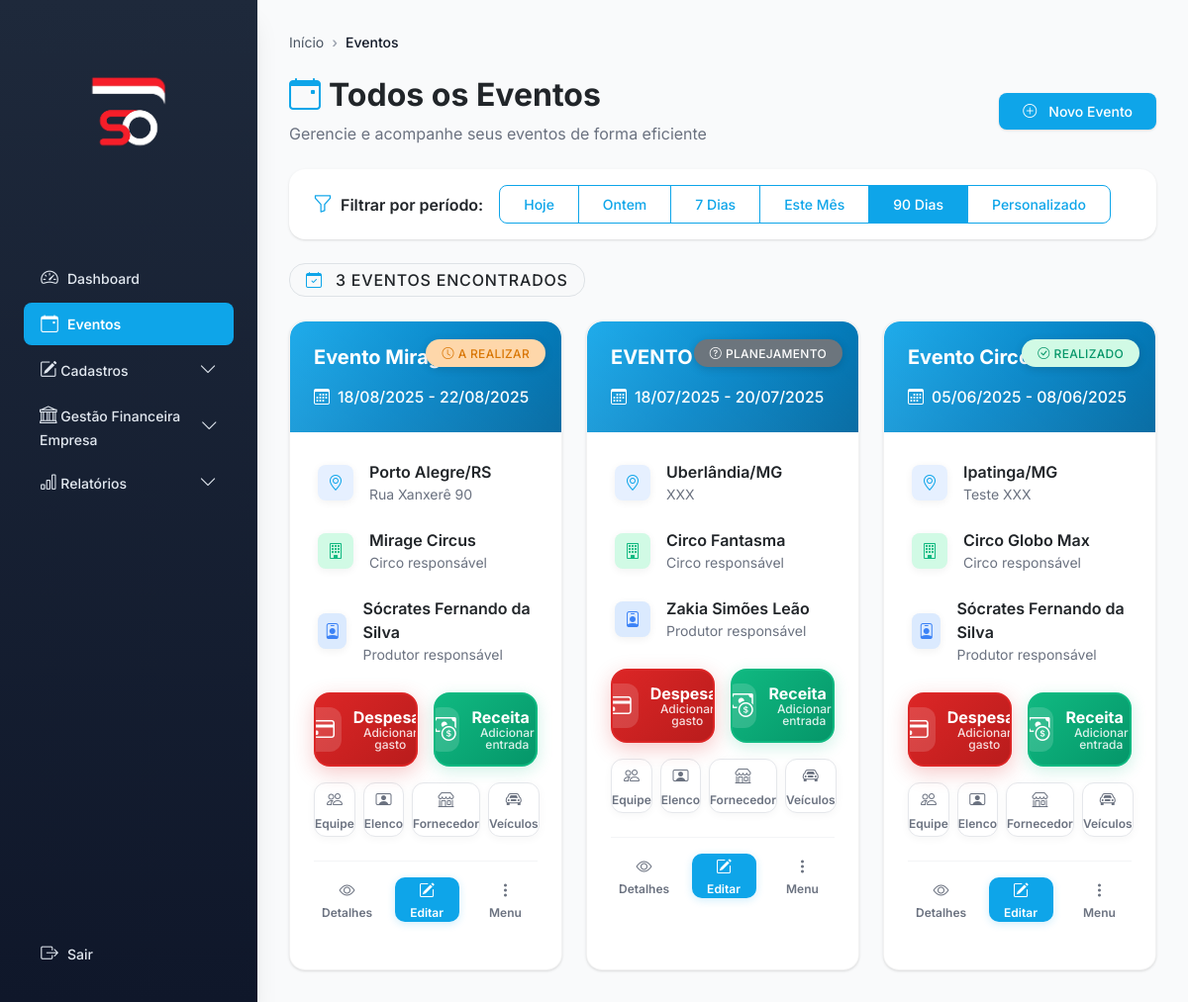
The app's page /eventos (signed in) with its own data.
### models.py (models this page shows, shortened)
class Evento(db.Model):
    __tablename__ = 'evento'
    id_evento = db.Column(db.Integer, primary_key=True)
    nome = db.Column(db.String, nullable=False)
    data_inicio = db.Column(db.Date)
    data_fim = db.Column(db.Date)
    cidade = db.Column(db.String)
    estado = db.Column(db.String)
    endereco = db.Column(db.String)
    id_circo = db.Column(db.Integer, db.ForeignKey('circo.id_circo'))
    id_produtor = db.Column(db.Integer, db.ForeignKey('colaborador.id_colaborador'))
    status = db.Column(db.String, default='planejamento')
    observacoes = db.Column(db.String)
    despesas_evento = db.relationship('DespesaEvento', back_populates='evento', cascade='all, delete-orphan')
    receitas_evento = db.relationship('ReceitaEvento', back_populates='evento', cascade='all, delete-orphan')
    equipes_evento = db.relationship('EquipeEvento', backref='evento_equipe', cascade='all, delete-orphan')
    elencos_evento = db.relationship('ElencoEvento', backref='evento_elenco', cascade='all, delete-orphan')
    fornecedores_evento = db.relationship('FornecedorEvento', backref='evento_fornecedor', cascade='all, delete-orphan')
    veiculos_evento = db.relationship('VeiculoEvento', backref='evento_veiculo', cascade='all, delete-orphan')

class Circo(db.Model):
    __tablename__ = 'circo'
    id_circo = db.Column(db.Integer, primary_key=True)
    nome = db.Column(db.String, nullable=False)
    contato_responsavel = db.Column(db.String)
    telefone_contato = db.Column(db.String)
    observacoes = db.Column(db.String)
    eventos = db.relationship('Evento', backref='circo', foreign_keys='Evento.id_circo')

class Colaborador(db.Model):
    __tablename__ = 'colaborador'
    id_colaborador = db.Column(db.Integer, primary_key=True)
    nome = db.Column(db.String, nullable=False)
    telefone = db.Column(db.String, nullable=True)
    email = db.Column(db.String, nullable=True)
    categorias_associacao = db.relationship('ColaboradorCategoria', back_populates='colaborador', cascade='all, delete-orphan')
    categorias = db.relationship('CategoriaColaborador', secondary='colaborador_categoria',
                                overlaps="categorias_associacao,categoria_colaborador,colaborador")
    eventos_produzidos = db.relationship('Evento', backref='produtor', foreign_keys='Evento.id_produtor')

### app.py (the view, shortened to what this page needs)
@app.route('/eventos')
def listar_eventos():
    if 'user_id' not in session:
        return redirect(url_for('login'))
    usuario = Usuario.query.get(session['user_id'])
    if not usuario or not usuario.colaborador:
        flash('Erro ao carregar informações do usuário.', 'danger')
        return redirect(url_for('login'))
    is_admin = any(cat.nome.lower() == 'administrativo' for cat in usuario.colaborador.categorias)
    period = request.args.get('period', '90dias')  # Default para 90 dias
    data_inicio = None
    data_fim = None
    if period == 'hoje':
        data_inicio = data_fim = date.today()
    elif period == 'ontem':
        data_inicio = data_fim = date.today() - timedelta(days=1)
    elif period == '7dias':
        data_fim = date.today()
        data_inicio = data_fim - timedelta(days=6)
    elif period == 'mes':
        data_fim = date.today()
        data_inicio = data_fim.replace(day=1)
    else:
        data_fim = date.today() + timedelta(days=365)  # Incluir eventos futuros
        data_inicio = date.today() - timedelta(days=90)
    eventos_query = Evento.query.filter(
        Evento.status.in_(['planejamento', 'a realizar', 'em andamento', 'realizado'])
    )
    if data_inicio:
        eventos_query = eventos_query.filter(Evento.data_inicio >= data_inicio)
    if data_fim:
        eventos_query = eventos_query.filter(Evento.data_inicio <= data_fim)
    if not is_admin:
        eventos_query = eventos_query.filter_by(id_produtor=usuario.colaborador.id_colaborador)
    eventos = eventos_query.order_by(Evento.data_inicio.desc()).all()
    categorias_receita = CategoriaReceita.query.all()
    categorias_despesa = CategoriaDespesa.query.filter(
        CategoriaDespesa.id_categoria_despesa.in_(
            db.session.query(Despesa.id_categoria_despesa).filter(
                Despesa.id_tipo_despesa.in_([1, 2])
            ).distinct()
        )
    ).all()
    fornecedores = Fornecedor.query.order_by(Fornecedor.nome).all()
    current_date = date.today().strftime('%Y-%m-%d')
    return render_template('eventos.html',
                         eventos=eventos,
                         is_admin=is_admin,
                         usuario=usuario,
                         categorias_receita=categorias_receita,
                         categorias_despesa=categorias_despesa,
                         fornecedores=fornecedores,
                         current_date=current_date,
                         period=period,
                         data_inicio=data_inicio.strftime('%Y-%m-%d') if data_inicio else '',
                         data_fim=data_fim.strftime('%Y-%m-%d') if data_fim else '')

### templates/eventos.html (shortened to what this page needs)
{% extends "base.html" %}
{% block breadcrumbs %}
<nav aria-label="breadcrumb" class="mb-4">
  <ol class="breadcrumb">
    <li class="breadcrumb-item"><a href="{{ url_for('dashboard') }}">Início</a></li>
    <li class="breadcrumb-item active" aria-current="page">Eventos</li>
  </ol>
</nav>
{% endblock %}
{% block content %}
<div class="d-flex justify-content-between align-items-center mb-4">
  <div>
    <h2 class="mb-2 fw-bold text-dark">
      {% if is_admin %}
        <i class="bi bi-calendar-event me-2 text-primary"></i>Todos os Eventos
      {% else %}
        <i class="bi bi-calendar-heart me-2 text-primary"></i>Meus Eventos
      {% endif %}
    </h2>
    <p class="text-muted mb-0 fs-6">Gerencie e acompanhe seus eventos de forma eficiente</p>
  </div>
  <a href="{{ url_for('novo_evento') }}" class="btn btn-primary btn-lg shadow-sm rounded-3 px-4">
    <i class="bi bi-plus-circle me-2"></i>Novo Evento
  </a>
</div>
{% set period = request.args.get('period', '90dias') %}
<div class="card border-0 shadow-sm mb-4 rounded-4">
  <div class="card-body py-3 px-4">
    <div class="d-flex flex-wrap align-items-center justify-content-between">
      <div class="d-flex align-items-center mb-2 mb-md-0">
        <i class="bi bi-funnel text-primary me-2 fs-5"></i>
        <span class="fw-semibold text-dark me-3">Filtrar por período:</span>
        <div class="btn-group btn-group-sm" role="group">
          <a href="?period=hoje" class="btn btn-outline-primary rounded-start-3 {% if period == 'hoje' %}active{% endif %}">Hoje</a>
          <a href="?period=ontem" class="btn btn-outline-primary {% if period == 'ontem' %}active{% endif %}">Ontem</a>
          <a href="?period=7dias" class="btn btn-outline-primary {% if period == '7dias' %}active{% endif %}">7 Dias</a>
          <a href="?period=mes" class="btn btn-outline-primary {% if period == 'mes' %}active{% endif %}">Este Mês</a>
          <a href="?period=90dias" class="btn btn-outline-primary {% if period == '90dias' %}active{% endif %}">90 Dias</a>
          <a href="?period=custom" class="btn btn-outline-primary rounded-end-3 {% if period == 'custom' %}active{% endif %}">Personalizado</a>
        </div>
      </div>
    </div>
  </div>
</div>
{% if eventos %}
  <div class="d-flex align-items-center mb-4">
    <div class="badge bg-light text-dark fs-6 px-3 py-2 rounded-4 border">
      <i class="bi bi-calendar-check me-2 text-primary"></i>
      {{ eventos|length }} evento{{ 's' if eventos|length != 1 else '' }} encontrado{{ 's' if eventos|length != 1 else '' }}
    </div>
  </div>
  <div class="row g-4">
    {% for evento in eventos %}
      <div class="col-12 col-md-6 col-xl-4">
        <div class="card evento-card-refined h-100 border-0 shadow-sm rounded-4"
             data-aos="fade-up" data-aos-delay="{{ loop.index0 * 100 }}">
          <div class="card-header border-0 p-0 position-relative clickable-zone-refined"
               data-bs-toggle="modal"
               data-bs-target="#modalDetalhes{{ evento.id_evento }}"
               style="cursor: pointer;">
            <div class="evento-header-refined bg-gradient-primary text-white p-4 rounded-top-4">
              <div class="position-absolute top-0 end-0 mt-3 me-3">
                <span class="badge badge-refined fw-medium px-3 py-2 rounded-pill
                  {% if evento.status == 'a realizar' %}bg-warning bg-opacity-90 text-dark
                  {% elif evento.status == 'em andamento' %}bg-info bg-opacity-90 text-white
                  {% elif evento.status == 'realizado' %}bg-success bg-opacity-90 text-white
                  {% else %}bg-secondary bg-opacity-90 text-white{% endif %}">
                  {% if evento.status == 'a realizar' %}
                    <i class="bi bi-clock me-1"></i>A Realizar
                  {% elif evento.status == 'em andamento' %}
                    <i class="bi bi-play-circle me-1"></i>Em Andamento
                  {% elif evento.status == 'realizado' %}
                    <i class="bi bi-check-circle me-1"></i>Realizado
                  {% else %}
                    <i class="bi bi-question-circle me-1"></i>{{ evento.status.capitalize() }}
                  {% endif %}
                </span>
              </div>
              <h5 class="card-title mb-3 fw-bold text-truncate fs-5" title="{{ evento.nome }}">
                {{ evento.nome }}
              </h5>
              <div class="d-flex align-items-center text-white text-opacity-90">
                <i class="bi bi-calendar3 me-2 fs-6"></i>
                <span class="small fw-medium">
                  {{ evento.data_inicio.strftime('%d/%m/%Y') }}
                  {% if evento.data_inicio != evento.data_fim %}
                    - {{ evento.data_fim.strftime('%d/%m/%Y') }}
                  {% endif %}
                </span>
              </div>
            </div>
          </div>
          <div class="card-body p-4">
            <div class="evento-info-refined mb-4 clickable-zone-refined"
                 data-bs-toggle="modal"
                 data-bs-target="#modalDetalhes{{ evento.id_evento }}"
                 style="cursor: pointer;">
              <div class="info-item-refined d-flex align-items-center mb-3">
                <div class="info-icon-refined bg-primary bg-opacity-10 text-primary rounded-3 d-flex align-items-center justify-content-center me-3" style="width: 36px; height: 36px;">
                  <i class="bi bi-geo-alt fs-6"></i>
                </div>
                <div class="flex-grow-1">
                  <div class="fw-semibold text-dark fs-6">{{ evento.cidade }}/{{ evento.estado }}</div>
                  {% if evento.endereco %}
                    <div class="text-muted small">{{ evento.endereco }}</div>
                  {% endif %}
                </div>
              </div>
              <div class="info-item-refined d-flex align-items-center mb-3">
                <div class="info-icon-refined bg-success bg-opacity-10 text-success rounded-3 d-flex align-items-center justify-content-center me-3" style="width: 36px; height: 36px;">
                  <i class="bi bi-building fs-6"></i>
                </div>
                <div class="flex-grow-1">
                  <div class="fw-semibold text-dark fs-6">{{ evento.circo.nome if evento.circo else 'Circo não definido' }}</div>
                  <div class="text-muted small">Circo responsável</div>
                </div>
              </div>
              <div class="info-item-refined d-flex align-items-center">
                <div class="info-icon-refined bg-info bg-opacity-10 text-info rounded-3 d-flex align-items-center justify-content-center me-3" style="width: 36px; height: 36px;">
                  <i class="bi bi-person-badge fs-6"></i>
                </div>
                <div class="flex-grow-1">
                  <div class="fw-semibold text-dark fs-6">{{ evento.produtor.nome if evento.produtor else 'Produtor não definido' }}</div>
                  <div class="text-muted small">Produtor responsável</div>
                </div>
              </div>
            </div>
            <div class="evento-actions-refined mb-4 non-clickable-zone">
              <div class="action-grid-refined mb-3">
                <button type="button" class="btn-action-refined btn-despesa-refined"
                        onclick="event.stopPropagation(); abrirModalDespesaUnificado('{{ evento.id_evento }}');"
                        data-action="despesa" data-evento="{{ evento.id_evento }}">
                  <div class="btn-content-refined">
                    <div class="btn-icon-refined">
                      <i class="bi bi-credit-card fs-4"></i>
                    </div>
                    <div class="btn-text-refined">
                      <span class="btn-title-refined">Despesa</span>
                      <span class="btn-subtitle-refined">Adicionar gasto</span>
                    </div>
                  </div>
                </button>
                <button type="button" class="btn-action-refined btn-receita-refined"
                        data-bs-toggle="modal" data-bs-target="#modalAdicionarReceita{{ evento.id_evento }}"
                        data-action="receita" data-evento="{{ evento.id_evento }}"
                        onclick="event.stopPropagation();">
                  <div class="btn-content-refined">
                    <div class="btn-icon-refined">
                      <i class="bi bi-cash-coin fs-4"></i>
                    </div>
                    <div class="btn-text-refined">
                      <span class="btn-title-refined">Receita</span>
                      <span class="btn-subtitle-refined">Adicionar entrada</span>
                    </div>
                  </div>
                </button>
              </div>
              <div class="action-grid-secondary-refined">
                <a href="{{ url_for('equipe_evento', id_evento=evento.id_evento) }}"
                   class="btn-secondary-refined btn-primary-accent"
                   onclick="event.stopPropagation();">
                  <i class="bi bi-people fs-6"></i>
                  <span>Equipe</span>
                </a>
                <a href="{{ url_for('elenco_evento', id_evento=evento.id_evento) }}"
                   class="btn-secondary-refined btn-warning-accent"
                   onclick="event.stopPropagation();">
                  <i class="bi bi-person-video fs-6"></i>
                  <span>Elenco</span>
                </a>
                <a href="{{ url_for('fornecedor_evento', id_evento=evento.id_evento) }}"
                   class="btn-secondary-refined btn-info-accent"
                   onclick="event.stopPropagation();">
                  <i class="bi bi-shop fs-6"></i>
                  <span>Fornecedor</span>
                </a>
                <a href="{{ url_for('veiculos_evento', id_evento=evento.id_evento) }}"
                   class="btn-secondary-refined btn-success-accent"
                   onclick="event.stopPropagation();">
                  <i class="bi bi-car-front fs-6"></i>
                  <span>Veículos</span>
                </a>
              </div>
            </div>
            <div class="evento-footer-refined pt-3 border-top border-light non-clickable-zone">
              <div class="d-flex justify-content-between align-items-center">
                <button class="btn-footer-refined"
                        data-bs-toggle="modal" data-bs-target="#modalDetalhes{{ evento.id_evento }}"
                        onclick="event.stopPropagation();">
                  <i class="bi bi-eye fs-6"></i>
                  <span>Detalhes</span>
                </button>
                <a href="{{ url_for('editar_evento', id=evento.id_evento) }}"
                   class="btn-footer-refined btn-footer-primary"
                   onclick="event.stopPropagation();">
                  <i class="bi bi-pencil-square fs-6"></i>
                  <span>Editar</span>
                </a>
                <div class="dropdown">
                  <button class="btn-footer-refined" type="button"
                          data-bs-toggle="dropdown" aria-expanded="false"
                          id="dropdownMenuButton{{ evento.id_evento }}"
                          onclick="event.stopPropagation();">
                    <i class="bi bi-three-dots-vertical fs-6"></i>
                    <span>Menu</span>
                  </button>
                </div>
              </div>
            </div>
          </div>
        </div>
      </div>
    {% endfor %}
  </div>
{% endif %}
{% endblock %}

### records on screen
Evento: status "a realizar" (drawn), nome "Evento Mirage", data_inicio "18/08/2025", data_fim "22/08/2025", cidade "Porto Alegre", estado "RS", endereco "Rua Xanxerê 90", circo "Mirage Circus", produtor "Sócrates Fernando da Silva"
Evento: status "PLANEJAMENTO", nome "EVENTO TESTE", data_inicio "18/07/2025", data_fim "20/07/2025", cidade "Uberlândia", estado "MG", endereco "XXX", circo "Circo Fantasma", produtor "Zakia Simões Leão"
Evento: status "realizado" (drawn), nome "Evento Circo Globo…", data_inicio "05/06/2025", data_fim "08/06/2025", cidade "Ipatinga", estado "MG", endereco "Teste XXX", circo "Circo Globo Max", produtor "Sócrates Fernando da Silva"

### other values on screen
{{ eventos|length }} "3"
{{ 's' if eventos|length != 1 else '' }} "S"
